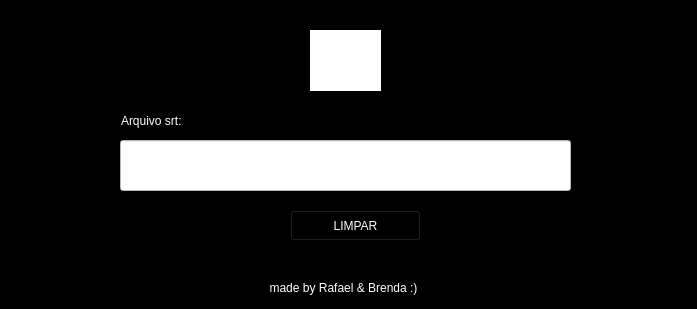
<?xml version="1.0" encoding="UTF-8"?>
<ui version="4.0">
 <class>MainWindow</class>
 <widget class="QMainWindow" name="MainWindow">
  <property name="geometry">
   <rect>
    <x>0</x>
    <y>0</y>
    <width>697</width>
    <height>309</height>
   </rect>
  </property>
  <property name="minimumSize">
   <size>
    <width>697</width>
    <height>309</height>
   </size>
  </property>
  <property name="maximumSize">
   <size>
    <width>697</width>
    <height>309</height>
   </size>
  </property>
  <property name="cursor">
   <cursorShape>ArrowCursor</cursorShape>
  </property>
  <property name="windowTitle">
   <string>Limpar Legenda by Rafael &amp; Brenda</string>
  </property>
  <property name="windowIcon">
   <iconset>
    <normaloff>icons8-subtitles-26.png</normaloff>icons8-subtitles-26.png</iconset>
  </property>
  <property name="styleSheet">
   <string notr="true">font: 75 11pt &quot;Ubuntu&quot;;
image: url(:/newPrefix/scale.jpeg);
background-color: rgb(0, 0, 0);</string>
  </property>
  <property name="animated">
   <bool>true</bool>
  </property>
  <widget class="QWidget" name="centralwidget">
   <widget class="QPushButton" name="pushButton">
    <property name="geometry">
     <rect>
      <x>290</x>
      <y>210</y>
      <width>131</width>
      <height>31</height>
     </rect>
    </property>
    <property name="cursor">
     <cursorShape>PointingHandCursor</cursorShape>
    </property>
    <property name="styleSheet">
     <string notr="true">background-color: rgb(0, 0, 0);
color: rgb(255, 255, 255);
font: 75 11pt &quot;Ubuntu&quot;;
font: 75 11pt &quot;Ubuntu Condensed&quot;;</string>
    </property>
    <property name="text">
     <string>LIMPAR</string>
    </property>
   </widget>
   <widget class="QLineEdit" name="lineEdit">
    <property name="enabled">
     <bool>false</bool>
    </property>
    <property name="geometry">
     <rect>
      <x>120</x>
      <y>140</y>
      <width>451</width>
      <height>51</height>
     </rect>
    </property>
    <property name="cursor">
     <cursorShape>ArrowCursor</cursorShape>
    </property>
    <property name="styleSheet">
     <string notr="true">background-color: rgb(255, 255, 255);</string>
    </property>
    <property name="text">
     <string/>
    </property>
   </widget>
   <widget class="QLabel" name="label">
    <property name="geometry">
     <rect>
      <x>478</x>
      <y>145</y>
      <width>91</width>
      <height>40</height>
     </rect>
    </property>
    <property name="cursor">
     <cursorShape>PointingHandCursor</cursorShape>
    </property>
    <property name="styleSheet">
     <string notr="true">image: url(:/newPrefix/icons8-add-folder-64.png);
background-color: rgb(255, 255, 255);
</string>
    </property>
    <property name="text">
     <string/>
    </property>
   </widget>
   <widget class="QLabel" name="label_2">
    <property name="geometry">
     <rect>
      <x>310</x>
      <y>30</y>
      <width>71</width>
      <height>61</height>
     </rect>
    </property>
    <property name="styleSheet">
     <string notr="true">color: rgb(0, 0, 0);
image: url(:/newPrefix/icons8-subtitles-26.png);
background-color: rgb(255, 255, 255);
font: 75 11pt &quot;Ubuntu&quot;;
font: 75 11pt &quot;Ubuntu Mono&quot;;
font: 75 14pt &quot;Ubuntu Condensed&quot;;
image: url(:/newPrefix/icons8-baby-yoda-50.png);</string>
    </property>
    <property name="text">
     <string/>
    </property>
   </widget>
   <widget class="QLabel" name="label_3">
    <property name="enabled">
     <bool>true</bool>
    </property>
    <property name="geometry">
     <rect>
      <x>121</x>
      <y>112</y>
      <width>91</width>
      <height>17</height>
     </rect>
    </property>
    <property name="styleSheet">
     <string notr="true">color: rgb(255, 255, 255);
font: 75 13pt &quot;Ubuntu Condensed&quot;;
background-color: rgb(0, 0, 0);</string>
    </property>
    <property name="text">
     <string>Arquivo srt:</string>
    </property>
   </widget>
   <widget class="QLabel" name="label_4">
    <property name="geometry">
     <rect>
      <x>118</x>
      <y>278</y>
      <width>451</width>
      <height>20</height>
     </rect>
    </property>
    <property name="styleSheet">
     <string notr="true">color: rgb(255, 255, 255);
font: 75 10pt &quot;Ubuntu Condensed&quot;;</string>
    </property>
    <property name="text">
     <string>made by Rafael &amp; Brenda :)</string>
    </property>
    <property name="alignment">
     <set>Qt::AlignCenter</set>
    </property>
   </widget>
   <zorder>pushButton</zorder>
   <zorder>lineEdit</zorder>
   <zorder>label_2</zorder>
   <zorder>label</zorder>
   <zorder>label_3</zorder>
   <zorder>label_4</zorder>
  </widget>
 </widget>
 <resources>
  <include location="img3.qrc"/>
 </resources>
 <connections/>
</ui>
